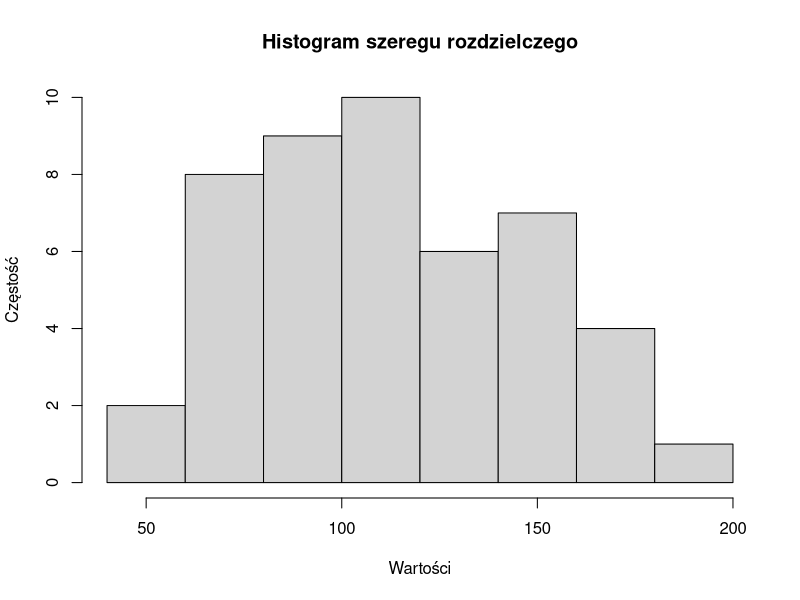
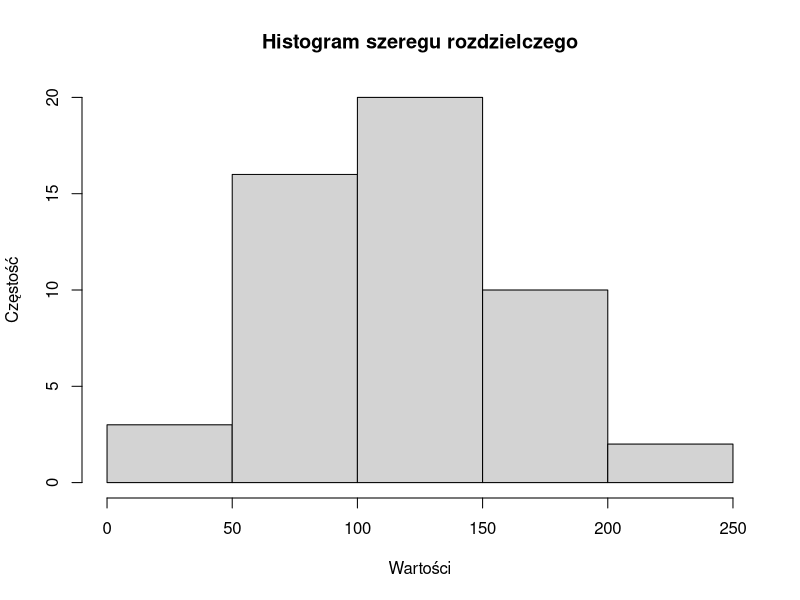

Generate these figures, in order, with R:
require(nortest)
wydatki_1 <- c(99, 150, 105, 137, 86, 94, 138, 89, 59, 167, 116, 115, 182, 78, 144, 121, 67, 121, 109, 145, 79, 173, 126, 149, 98, 96, 82, 75, 118, 106, 72, 45, 155, 97, 157, 63, 113, 170, 105, 71, 144, 68, 175, 116, 115, 137, 87)
wydatki_2 <- c(123, 108, 100, 127, 188, 71, 136, 76, 41, 176, 147, 57, 117, 179, 53, 86, 100, 117, 123, 138, 161, 116, 117, 89, 231, 137, 93, 151, 153, 78, 86, 82, 155, 89, 93, 31, 106, 141, 15, 225, 149, 114, 167, 88, 130, 167, 155, 82, 126, 129, 131)

wydatkiC <- c(wydatki_1, wydatki_2)

all_modes <- function(x)
{
tab <- table(x)
max_freq <- max(tab)
names(tab)[tab == max_freq]
}

zadanie_1a <- function(wektor) 
{
srednia <- mean(wektor)  
mediana <- median(wektor)
moda <- all_modes(wektor)
kwartyle <- quantile(wektor, probs = c(0.25, 0.75))

wariancja_obciazona <- sum((wektor - srednia)^2) / length(wektor)
odchylenie_standardowe_obciazone <- sqrt(wariancja_obciazona)
wariancja_nieobciazona <- var(wektor)
odchylenie_standardowe_nieobciazone <- sqrt(wariancja_nieobciazona)
odchylenie_przecietne_d1 <- sum(abs(wektor - srednia)) / length(wektor)
odchylenie_przecietne_od_mediany <- sum(abs(wektor - mediana)) / length(wektor)
odchylenie_cwiartkowe <- (kwartyle[2] - kwartyle[1]) 
wspolczynnik_zmiennosci_v <- (odchylenie_standardowe_obciazone / srednia) * 100
pozycyjny_wspolczynnik_zmiennosci_vq <- (odchylenie_cwiartkowe / mediana) * 100


skosnosc <- sum((wektor-srednia)^3)/ ( length(wektor) * odchylenie_standardowe_obciazone ^3)
kurtoza <- sum((wektor-srednia)^4)/ ( length(wektor) * odchylenie_standardowe_obciazone ^4)
eksces <- kurtoza -3

 
  return(list(srednia = srednia, mediana = mediana, moda = moda, kwartyle = kwartyle, wariancja_obciazona = wariancja_obciazona, odchylenie_standardowe_obciazone = odchylenie_standardowe_obciazone, wariancja_nieobciazona = wariancja_nieobciazona, odchylenie_standardowe_nieobciazone = odchylenie_standardowe_nieobciazone, odchylenie_przecietne_d1 = odchylenie_przecietne_d1, odchylenie_przecietne_od_mediany = odchylenie_przecietne_od_mediany, odchylenie_cwiartkowe = odchylenie_cwiartkowe, wspolczynnik_zmiennosci_v = wspolczynnik_zmiennosci_v, pozycyjny_wspolczynnik_zmiennosci_vq = pozycyjny_wspolczynnik_zmiennosci_vq, skosnosc = skosnosc, kurtoza = kurtoza, eksces = eksces))
}


getmode <- function(v) {
  uniqv <- unique(v)
  uniqv[which.max(tabulate(match(v, uniqv)))]
}


szereg_rozdzielczy <- function(dane)
{
  ilosc_klas = sqrt(length(dane))
  dlugosc_klasy = (max(dane) - min(dane))/ilosc_klas
  klasy = hist(dane, breaks = ilosc_klas,main = "Histogram szeregu rozdzielczego", xlab = "Wartości", ylab = "Częstość")
  wartosci = rep(klasy$mids, times = klasy$counts)
  srednia = mean(wartosci)
  mediana = median(wartosci)
  moda = getmode(wartosci)
  kwartyle <- quantile(wartosci, probs = c(0.25, 0.5, 0.75))
  wariancja_obciazona <- sum((wartosci-srednia)^2)/length(wartosci)
  wariancja_nieobciazona = var(wartosci)
  odchylenie_standardowe_obciazone = sqrt(wariancja_obciazona)
  odchylenie_standardowe_nieobciazone = sqrt(wariancja_nieobciazona)
  odchylenie_przecietne_d1 = sum(abs(wartosci-srednia))/length(wartosci)
  odchylenie_przecietne_od_mediany = sum(abs(wartosci-mediana))/length(wartosci)
  odchylenie_cwiartkowe = kwartyle[3]-kwartyle[1]
  wspolczynik_zmiennosc_v1 = (odchylenie_standardowe_obciazone/srednia)*100
  pozycyjny_wspolczynik_zmiennosc_vq = (odchylenie_cwiartkowe/mediana)*100
  
  
  skosnosc <- sum((wartosci-srednia)^3)/(length(wartosci)*odchylenie_standardowe_obciazone^3)
  
  kurtoza <- sum((wartosci-srednia)^4)/(length(wartosci)*odchylenie_standardowe_obciazone^4)
  eksces = kurtoza -3
  
  return(list(srednia = srednia, mediana = mediana, moda = moda, kwartyle = kwartyle, wariancja_obciazona = wariancja_obciazona, odchylenie_standardowe_obciazone = odchylenie_standardowe_obciazone, wariancja_nieobciazona = wariancja_nieobciazona, odchylenie_standardowe_nieobciazone = odchylenie_standardowe_nieobciazone, odchylenie_przecietne_d1 = odchylenie_przecietne_d1, odchylenie_przecietne_od_mediany = odchylenie_przecietne_od_mediany, odchylenie_cwiartkowe = odchylenie_cwiartkowe, wspolczynnik_zmiennosci_v = wspolczynik_zmiennosc_v1 , pozycyjny_wspolczynnik_zmiennosci_vq =pozycyjny_wspolczynik_zmiennosc_vq , skosnosc = skosnosc, kurtoza = kurtoza, eksces = eksces))
  
}


zadanie2 <- function(){
  lillie.test(wydatki_1)

  lillie.test(wydatki_2)
}

zadanie3 <- function(dane, mu, alfa) {
  n <- length(dane)
  s <- sd(dane)
  średnia <- mean(dane)
  t_wartość <- (średnia - mu) / (s / sqrt(n))
  stopnie_swobody <- n - 1
  krytyczna <- qt(1 - alfa / 2, df = stopnie_swobody)
  
  cat("Wartość t-testu:", t_wartość, "\n")
  cat("Wartość krytyczna:", krytyczna, "\n")
  
  if (abs(t_wartość) > krytyczna) {
    cat("Odrzucamy hipotezę zerową - istnieje istotna różnica między średnią próbkową a wartością", mu, "\n")
  } else {
    cat("Nie ma podstaw do odrzucenia hipotezy zerowej - brak istotnej różnicy między średnią próbkową a wartością", mu, "\n")
  }
}

zadanie4 <- function(dane, alfa, sigma0) {
  n <- length(dane)
  S2 <- var(dane)
  X2 <- (n * S2) / (sigma0^2)
  krytyczny_lewo <- qchisq(alfa/2, df = n-1)
  krytyczny_prawo <- qchisq(1 - alfa/2, df = n-1)
  
  cat("Wartość statystyki Chi-kwadrat:", X2, "\n")
  cat("Przedział krytyczny (lewostronny): (-∞, ", krytyczny_lewo, ")\n")
  cat("Przedział krytyczny (prawostronny): (", krytyczny_prawo, ", ∞)\n")
  
  if (X2 > krytyczny_lewo & X2 < krytyczny_prawo) {
      cat("Nie ma podstaw do odrzucenia hipotezy zerowej. Odchylenie jest równe", sigma0, "\n")
  } else {
      cat("Odrzucamy hipotezę zerową na rzecz hipotezy alternatywnej. Odchylenie jest różne od", sigma0, "\n")
  }
}

# Funkcja `zad5` wykonuje test t dla średniej
# wartości w zadanym wektorze `wydatki`.
# Test sprawdza, czy średnia w pierwszym punkcie jest większa niż w drugim z poziomem istotności 0.05.

zadanie5 <- function(wydatki_1, wydatki_2){
  # Sprawdzenie, czy argument `wydatki` jest wektorem
  if (!is.numeric(wydatki_1) || !is.numeric(wydatki_2)) {
    stop("Argument `wydatki` musi być wektorem liczbowym.")
  }
  wynik_testu <- var.test(wydatki_1, wydatki_2)
  p_wartosc <- wynik_testu$p.value
  poziom_ufnosci <- 0.05

  if (p_wartosc > poziom_ufnosci) {
    # Wariancje równe
    # Test t-Studenta
    print(t.test(wydatki_1, wydatki_2, mu = mean(wydatki_2), alternative = "greater", conf.level = 0.95))
  } else {
    # Wariancje różne
    # test corchana coxa
    print(t.test(wydatki_1, wydatki_2, var.equal = FALSE, alternative = "greater", conf.level = 0.95))
  }
}

print("Zadanie 1 wyniki: ")
a = szereg_rozdzielczy(wydatki_1)
b = szereg_rozdzielczy(wydatki_2)
c = zadanie_1a(wydatki_1)
d = zadanie_1a(wydatki_2)

print(c)
print(d)
print(a)
print(b)


print("Zadanie 2 wyniki: ")
print(zadanie2())

print("Zadanie 3 wyniki: ")
alfa <- 0.05
mu <- 119

print(zadanie3(wydatki_1, mu, alfa))

print("Zadanie 4 wyniki:  ")
alfa <- 0.05
sigma0 <- 41

print(zadanie4(wydatki_2, alfa, sigma0))


print("Zadanie 5 wyniki: ")
wynik_zad_5 <- zadanie5(wydatki_1, wydatki_2)
print(wynik_zad_5)

p_value <- wynik_zad_5$p.value

if (p_value < 0.05) {
  print("Można stwierdzić, że średnie miesięczne wydatki na wyroby drogeryjne w pierwszym punkcie są większe niż w drugim punkcie z poziomem istotności 0.05.")
} else {
  print("Brak wystarczających dowodów, aby stwierdzić, że średnie miesięczne wydatki na wyroby drogeryjne w pierwszym punkcie są większe niż w drugim punkcie z poziomem istotności 0.05.")
}
